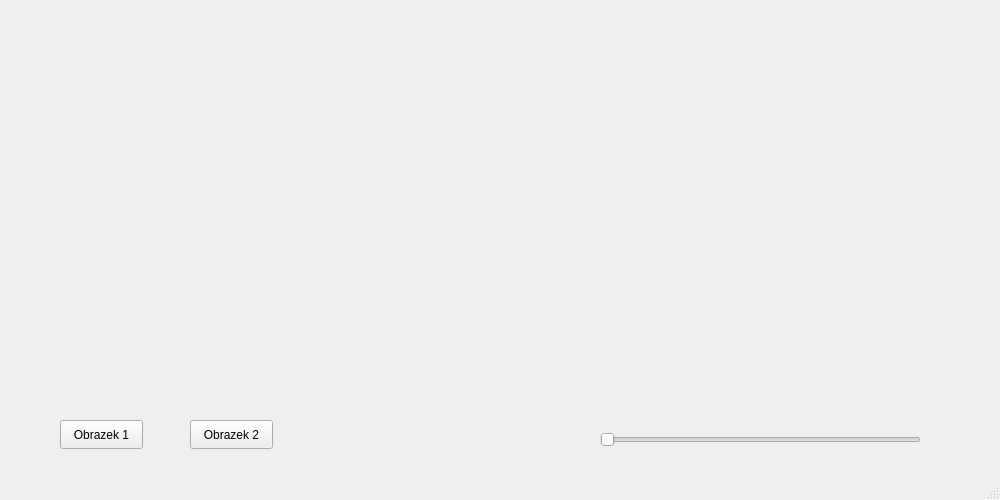
<?xml version="1.0" encoding="UTF-8"?>
<ui version="4.0">
 <class>MainWindow</class>
 <widget class="QMainWindow" name="MainWindow">
  <property name="geometry">
   <rect>
    <x>0</x>
    <y>0</y>
    <width>1000</width>
    <height>500</height>
   </rect>
  </property>
  <property name="windowTitle">
   <string>MainWindow</string>
  </property>
  <widget class="QWidget" name="centralwidget">
   <widget class="Ekran" name="widget" native="true">
    <property name="geometry">
     <rect>
      <x>0</x>
      <y>-40</y>
      <width>991</width>
      <height>461</height>
     </rect>
    </property>
   </widget>
   <widget class="QPushButton" name="guzik1">
    <property name="geometry">
     <rect>
      <x>60</x>
      <y>420</y>
      <width>83</width>
      <height>29</height>
     </rect>
    </property>
    <property name="text">
     <string>Obrazek 1</string>
    </property>
   </widget>
   <widget class="QPushButton" name="guzik2">
    <property name="geometry">
     <rect>
      <x>190</x>
      <y>420</y>
      <width>83</width>
      <height>29</height>
     </rect>
    </property>
    <property name="text">
     <string>Obrazek 2</string>
    </property>
   </widget>
   <widget class="QSlider" name="horizontalSlider">
    <property name="geometry">
     <rect>
      <x>600</x>
      <y>430</y>
      <width>321</width>
      <height>20</height>
     </rect>
    </property>
    <property name="maximum">
     <number>100</number>
    </property>
    <property name="orientation">
     <enum>Qt::Horizontal</enum>
    </property>
   </widget>
  </widget>
  <widget class="QMenuBar" name="menubar">
   <property name="geometry">
    <rect>
     <x>0</x>
     <y>0</y>
     <width>1000</width>
     <height>25</height>
    </rect>
   </property>
  </widget>
  <widget class="QStatusBar" name="statusbar"/>
 </widget>
 <customwidgets>
  <customwidget>
   <class>Ekran</class>
   <extends>QWidget</extends>
   <header>ekran.h</header>
   <container>1</container>
  </customwidget>
 </customwidgets>
 <resources/>
 <connections/>
</ui>
